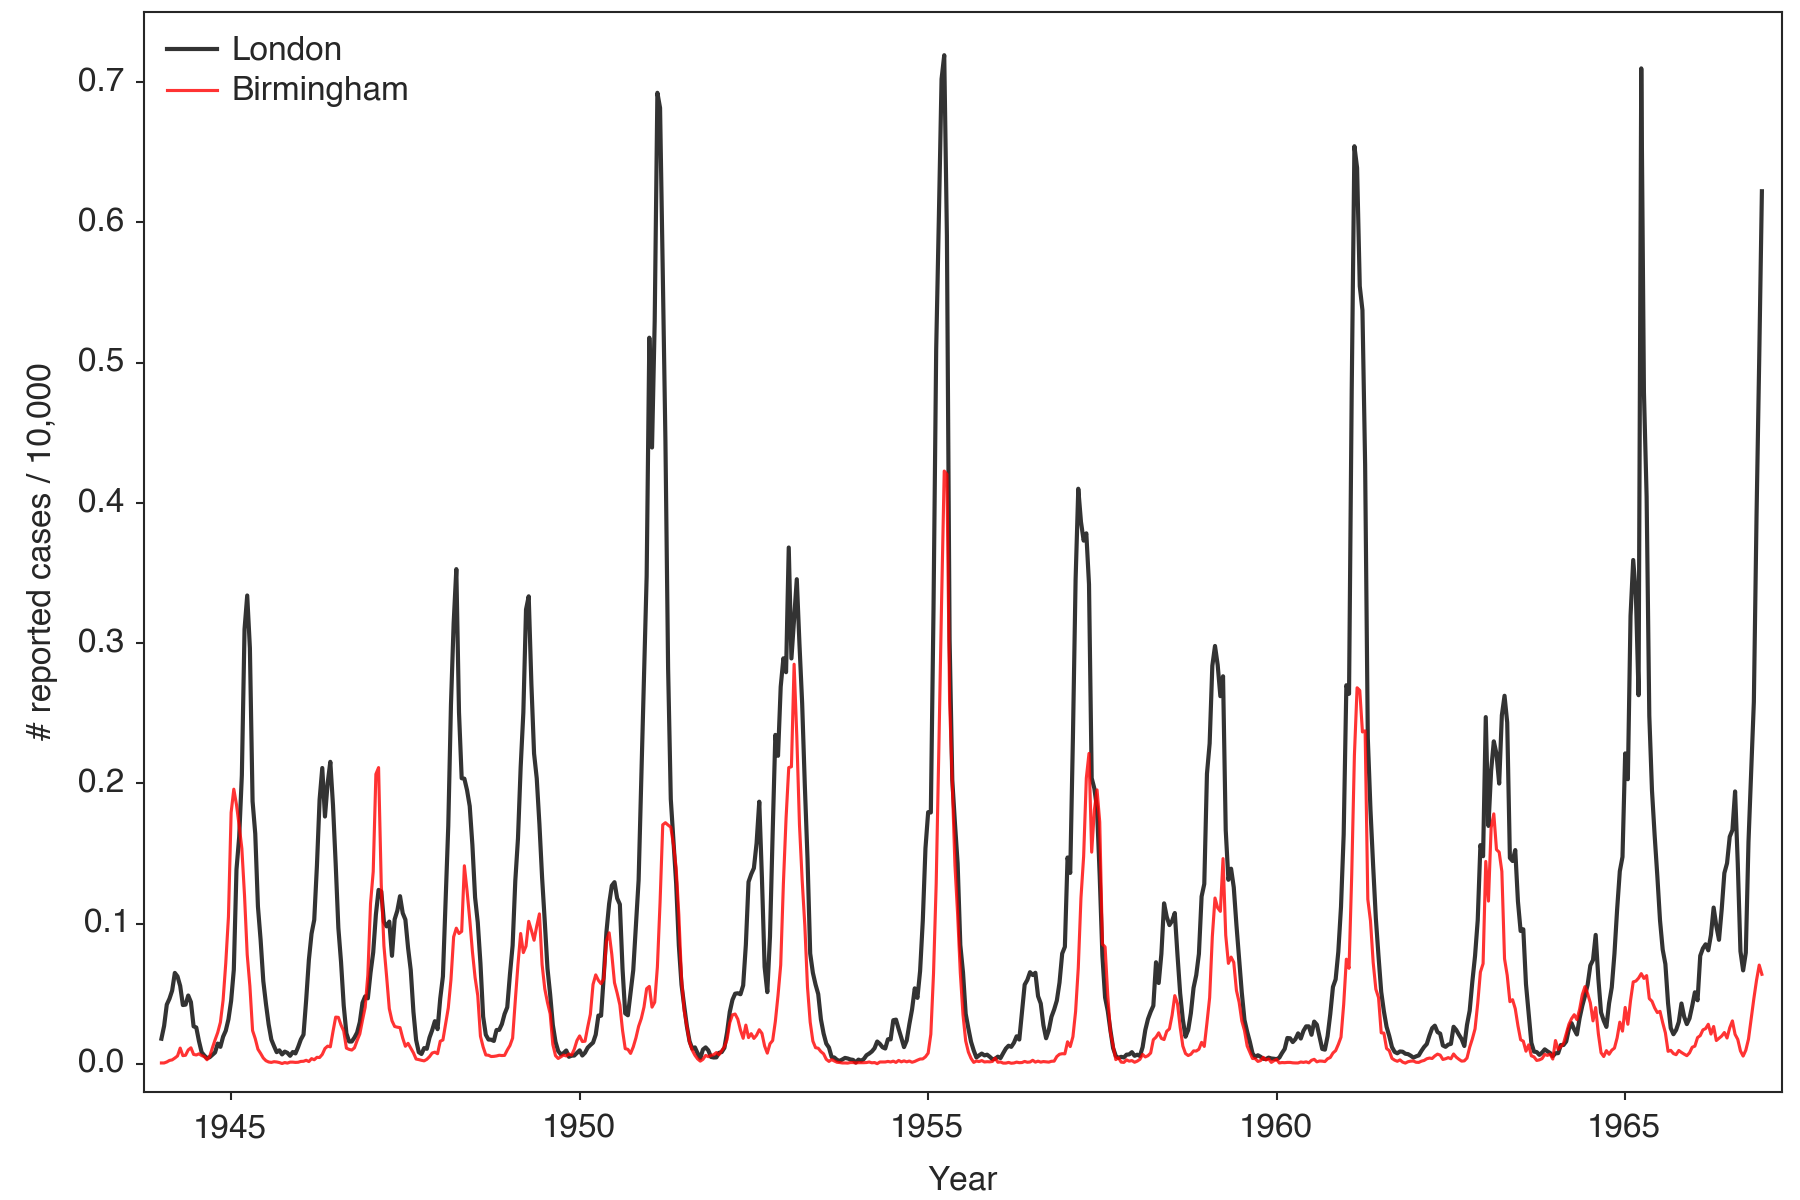

Python code for this plot:
import scipy as sp
import pandas as pd
import pylab as pl


# Customize the matplotlib environment.
pl.rc_context(fname='../../util/custom_rc')

# Define plotting parameters.
scale_of_reported_cases = 1e4


# Load the UK measles data.
df = pd.read_excel('../data/60measles.xls', '60measles')

# Create separate arrays for the year, week, and reported cases
# associated with each record (row) in the data set.
years = sp.asarray(df.values[:,0])
weeks = sp.asarray(df.values[:,1])
data_matrix = sp.asarray(df.values[:,2:])

# Create array recording each time point as a fraction of a year.
times = sp.linspace(years[0] + 1900 + 0./26, years[-1] + 1900 + 25./26, 
    len(years))

# Create arrays for the London (the 26th column of the data_matrix) and 
# Birmingham (the 25th column of the data_matrix) time series.
london_ts = data_matrix.T[26] 
birm_ts = data_matrix.T[2] 


# Plot time series.
fig = pl.figure(figsize=(6., 4.))
ax = pl.axes([0.08, 0.09, 0.91, 0.90])

# Plot the London time series as a black line.
pl.plot(times, london_ts / scale_of_reported_cases, 'k-', lw=1.00, 
    label='London', alpha=0.8)
                    
# Plot the Birmingham time series as a red line.                    
pl.plot(times, birm_ts / scale_of_reported_cases, 'r-', lw=0.75, 
    label='Birmingham', alpha=0.8)
    
# Label the horizontal axis with the year.   
ax.set_xlabel('Year', labelpad=5) 
ax.set_xlim(1943.75, 1967.25)
ax.xaxis.set_ticks_position('bottom')

# Label the vertical axis with the fractional number of reported cases.
ax.set_ylabel('# reported cases / 10,000', labelpad=5)    
ax.set_ylim(-0.02, 0.75) 
ax.yaxis.set_ticks_position('left')

# Add a legend.  
ax.legend(numpoints = 1, loc = 0, markerscale=0.5, handlelength=1.5,
    borderpad=0.2, labelspacing=0.3) 
    
# Save plot.
fig.savefig('london_birm_ts.png', dpi=300)         
